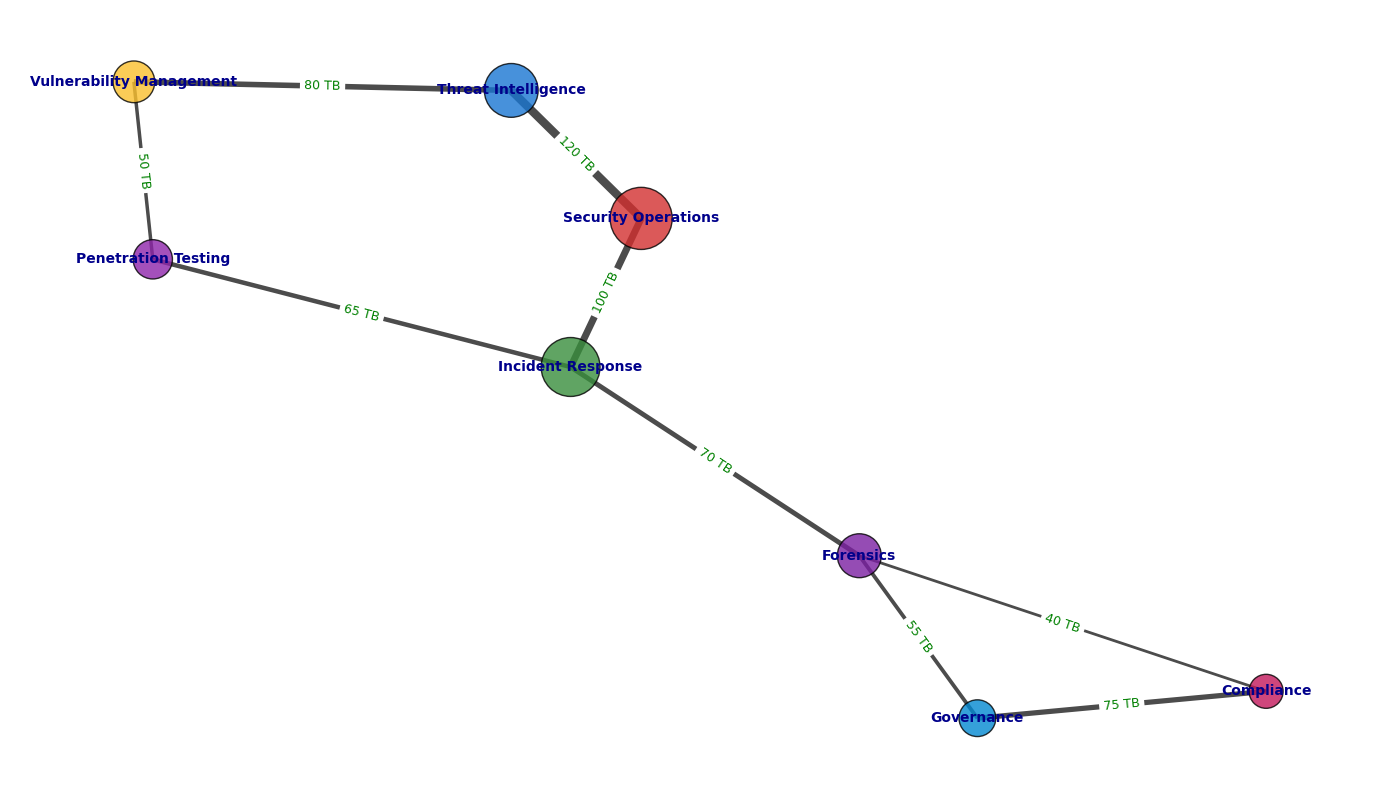

Generate this figure with Python:
import matplotlib.pyplot as plt
import networkx as nx

departments = [
    "Security Operations", "Threat Intelligence", "Incident Response",
    "Vulnerability Management", "Penetration Testing", "Governance", "Compliance", "Forensics"
]
data_capacity = [200, 150, 180, 90, 80, 70, 60, 100]

data_transfer = [
    ("Security Operations", "Threat Intelligence", 120),
    ("Security Operations", "Incident Response", 100),
    ("Threat Intelligence", "Vulnerability Management", 80),
    ("Incident Response", "Forensics", 70),
    ("Incident Response", "Penetration Testing", 65),
    ("Vulnerability Management", "Penetration Testing", 50),
    ("Governance", "Compliance", 75),
    ("Compliance", "Forensics", 40),
    ("Forensics", "Governance", 55)
]

G = nx.Graph()
G.add_nodes_from(departments)
G.add_weighted_edges_from(data_transfer)

pos = nx.spring_layout(G, seed=42)

node_colors = ['#D32F2F', '#1976D2', '#388E3C', '#FBC02D', '#8E24AA', '#0288D1', '#C2185B', '#7B1FA2']
node_sizes = [size * 10 for size in data_capacity]

fig, ax = plt.subplots(figsize=(14, 8))

nx.draw_networkx_nodes(G, pos, node_color=node_colors, node_size=node_sizes, alpha=0.8, edgecolors='black')
edge_weights = nx.get_edge_attributes(G, 'weight')
nx.draw_networkx_edges(G, pos, width=[0.05 * weight for weight in edge_weights.values()], alpha=0.7)
nx.draw_networkx_labels(G, pos, font_size=10, font_weight='bold', font_color='darkblue')

edge_labels = {(u, v): f"{d['weight']} TB" for u, v, d in G.edges(data=True)}
nx.draw_networkx_edge_labels(G, pos, edge_labels=edge_labels, font_color='green', font_size=9)

ax.axis('off')
plt.tight_layout()
plt.show()
